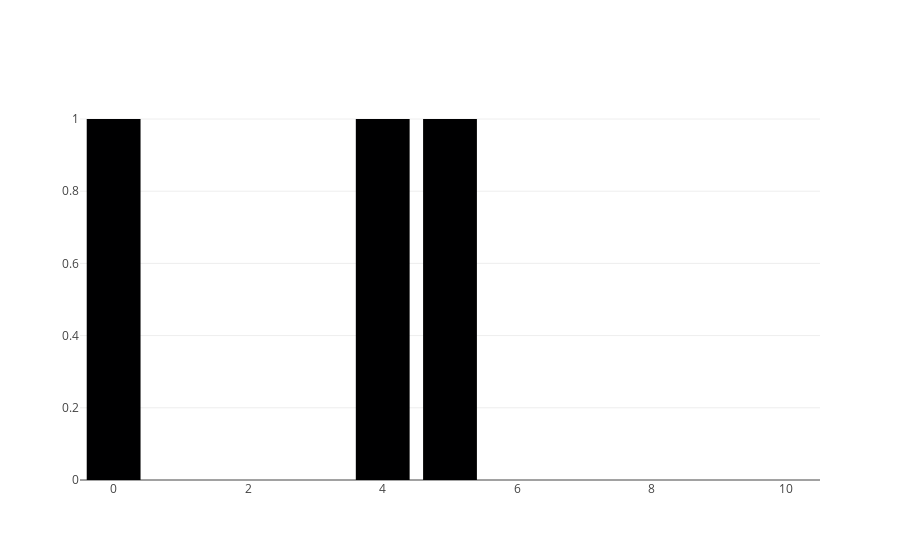

The notebook cell saved with this chart:
### Code cell
tier_df = user_df.groupby('Tier').count()['Username']
tier_list = pd.DataFrame({'Tier':list(range(0,11))})
tier_df = tier_list.merge(tier_df, how='left', on='Tier').fillna(0).rename(columns={'Username':'Players'})
go.Figure(go.Bar(x=tier_df['Tier'], y=tier_df['Players']))

### Figure 1 — Plotly figure (JSON) as saved in the notebook; plotly's stock layout.template omitted (floating-point values rounded to 4 significant figures)
{"data": [{"type": "bar", "x": [0, 1, 2, 3, 4, 5, 6, 7, 8, 9, 10], "y": [1, 0, 0, 0, 1, 1, 0, 0, 0, 0, 0]}], "layout": {}}
